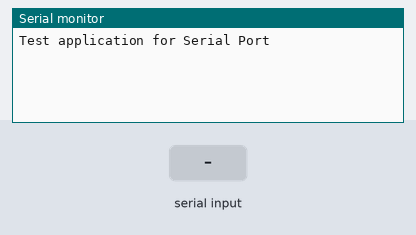
This sketch was run on a simulated Arduino Uno, built with avr-gcc and run on an emulated ATmega328P. Parts: the last lines printed to the serial monitor. The test bench sets the inputs (shaded band).

Above: at 1.2 s.
1.3 s: "a" received over Serial
At 2.4 s:
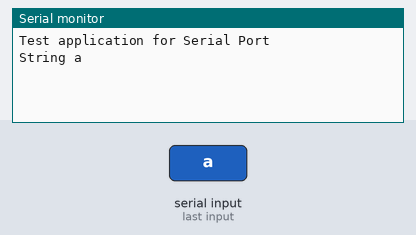
2.8 s: "b" received over Serial
At 3.6 s:
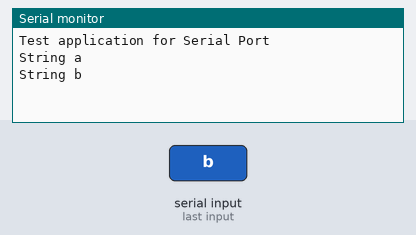

Measured:
- after the input at 1.3 s, the serial monitor: prints a new line at once (image 1)
- after the input at 2.8 s, the serial monitor: prints a new line at once (image 2)

The sketch:

serial_test.ino
```cpp
void setup(){
	Serial.begin(115200);
	Serial.print("Test application for Serial Port\n");
}

void loop(){
	if (Serial.available()){
		unsigned char byteRead = Serial.read();

		switch (byteRead){
			case 97:
				Serial.print("String a\n");
			break;

			case 98:
				Serial.print("String b\n");
			break;
		}
	}
}
```
